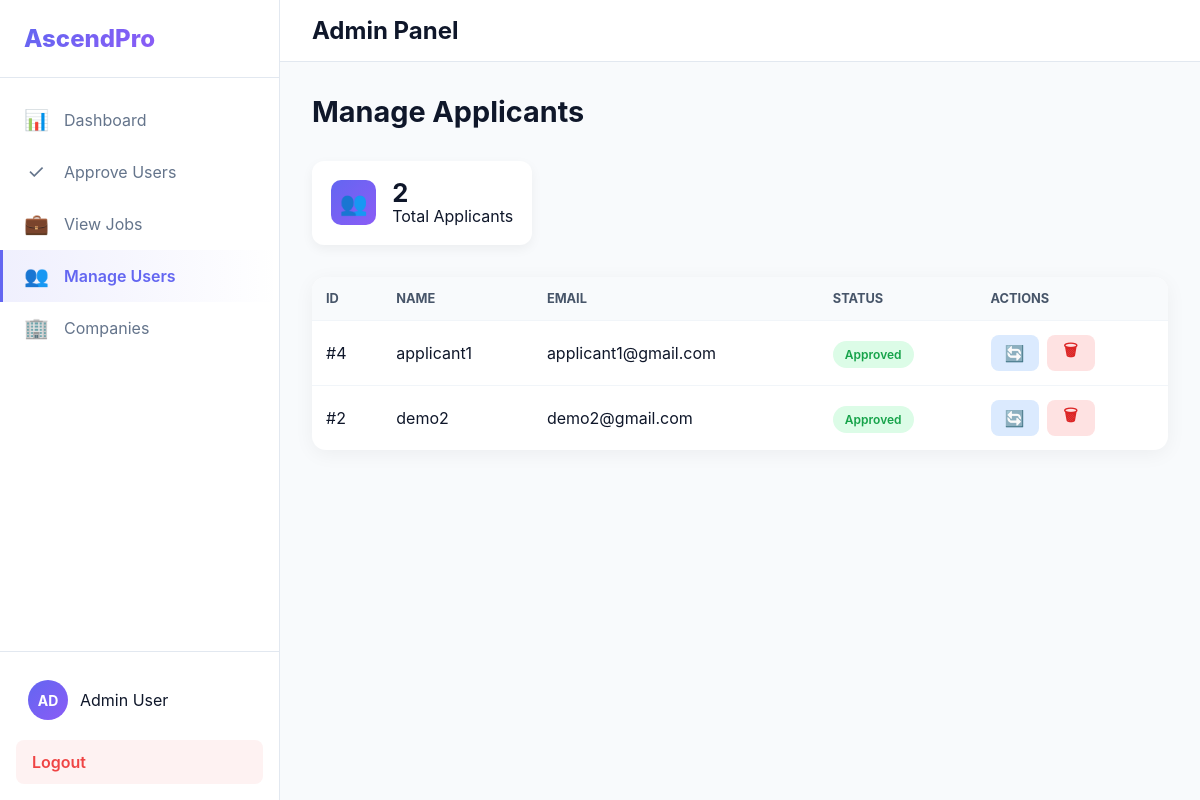
The app's page /admin/users (signed in), older data.
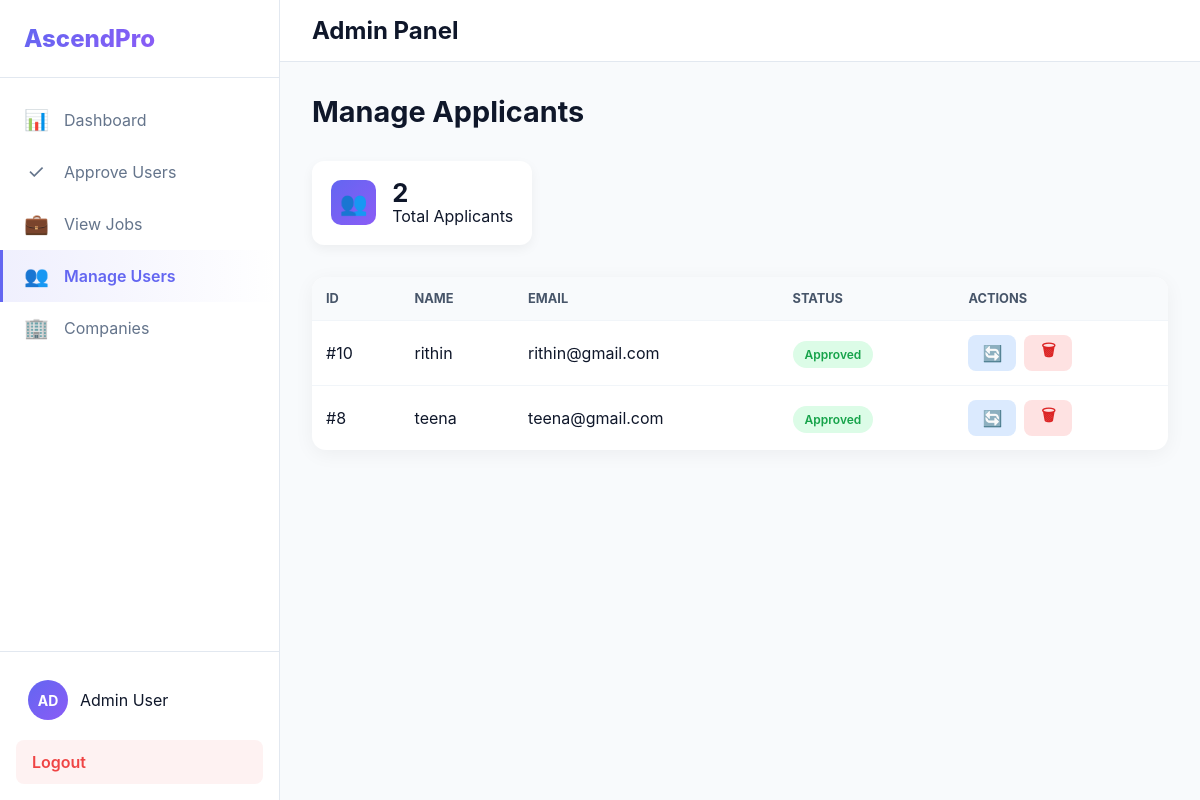
The same page, newer data.
### tables this page shows
CREATE TABLE users (
  id INTEGER PRIMARY KEY AUTOINCREMENT,
  name TEXT,
  email TEXT UNIQUE,
  password TEXT,
  role TEXT
, approved INTEGER DEFAULT 0, created_at DATETIME);

### routes/admin_routes.py (the view)
@admin_bp.route("/users")
def manage_users():
    if not admin_required():
        return redirect("/login")
    with sqlite3.connect(DATABASE) as conn:
        conn.row_factory = sqlite3.Row
        cur = conn.cursor()
        cur.execute("""
            SELECT id, name, email, role, approved
            FROM users
            WHERE role = 'applicant'
            ORDER BY id DESC
        """)
        users = cur.fetchall()
    return render_template("admin/manage_users.html", users=users)

### app.py (called while the page is built)
@app.context_processor
def inject_pending_count():
    pending_count = 0
    try:
        with sqlite3.connect(DATABASE, timeout=10) as conn:
            cur = conn.cursor()
            cur.execute("SELECT COUNT(*) FROM users WHERE approved = 0")
            pending_count = cur.fetchone()[0]
    except Exception:
        pending_count = 0
    return dict(pending_count=pending_count)

### routes/admin_routes.py (called while the page is built)
def admin_required():
    if session.get("role") != "admin":
        return False
    return True

### templates/admin/manage_users.html (shortened to what this page needs)
{% extends "admin/layout.html" %}
{% block content %}
<div class="page-content">
    <div class="page-header">
        <h1>Manage Applicants</h1>
    </div>
    <div class="stats-row">
        <div class="stat-mini">
            <div class="stat-icon">👥</div>
            <div>
                <div class="stat-value">{{ users|length }}</div>
                <div>Total Applicants</div>
            </div>
        </div>
    </div>
    <div class="table-container">
        <table>
            <thead>
                <tr>
                    <th>ID</th>
                    <th>Name</th>
                    <th>Email</th>
                    <th>Status</th>
                    <th>Actions</th>
                </tr>
            </thead>
            <tbody>
            {% for user in users %}
            <tr>
                <td>#{{ user["id"] }}</td>
                <td>{{ user["name"] }}</td>
                <td>{{ user["email"] }}</td>
                <td>
                    {% if user["approved"] == 1 %}
                        <span class="status-badge active">Approved</span>
                    {% else %}
                        <span class="status-badge pending">Pending</span>
                    {% endif %}
                </td>
                <td>
                    <div class="action-buttons">
                        <a href="/admin/update-status/{{ user['id'] }}"
                           class="action-btn toggle">
                           {% if user["approved"] == 1 %}
                                🔄
                           {% else %}
                                ✓
                           {% endif %}
                        </a>
                        <a href="/admin/delete-user/{{ user['id'] }}"
                           class="action-btn delete"
                           onclick="return confirm('Delete this user?')">
                            🗑
                        </a>
                    </div>
                </td>
            </tr>
            {% endfor %}
            </tbody>
        </table>
    </div>
</div>
{% endblock %}

### templates/admin/layout.html (shortened to what this page needs)
<!DOCTYPE html>
<html lang="en">
<head>
    <link rel="stylesheet" href="{{ url_for('static', filename='css/admin-dashboard.css') }}">
</head>
<body>
<aside class="sidebar">
    <div class="sidebar-header">
        <div class="logo">AscendPro</div>
    </div>
    <nav class="sidebar-nav">
        <a href="/admin/dashboard"
           class="nav-item {% if request.path == '/admin/dashboard' %}active{% endif %}">
            <span class="icon">📊</span>
            <span>Dashboard</span>
        </a>
        <a href="/admin/pending-users"
           class="nav-item {% if request.path == '/admin/pending-users' %}active{% endif %}">
            <span class="icon">✓</span>
            <span>Approve Users</span>
        </a>
        <a href="/admin/jobs"
           class="nav-item {% if request.path == '/admin/jobs' %}active{% endif %}">
            <span class="icon">💼</span>
            <span>View Jobs</span>
        </a>
        <a href="/admin/users"
           class="nav-item {% if request.path == '/admin/users' %}active{% endif %}">
            <span class="icon">👥</span>
            <span>Manage Users</span>
        </a>
        <a href="/admin/companies"
           class="nav-item {% if request.path == '/admin/companies' %}active{% endif %}">
            <span class="icon">🏢</span>
            <span>Companies</span>
        </a>
    </nav>
    <div class="sidebar-footer">
        <div class="admin-profile">
            <div class="avatar">AD</div>
            <div>
                <div class="admin-name">Admin User</div>
            </div>
        </div>
        <a href="/login" class="logout-btn">Logout</a>
    </div>
</aside>
<main class="main-content">
    <header class="top-bar">
        <h2>Admin Panel</h2>
    </header>
    <div class="page-wrapper">
        {% block content %}
        {% endblock %}
    </div>
</main>
</body>
</html>

### static/css/admin-dashboard.css (style rules this page uses)
* { margin: 0; padding: 0; box-sizing: border-box; }
:root { --primary: #6366f1; --primary-dark: #4f46e5; --secondary: #8b5cf6; --accent: #06b6d4; --dark: #0f172a; --dark-light: #1e293b; --gray: #64748b; --light: #f1f5f9; --white: #ffffff; --error: #ef4444; --success: #10b981; --warning: #f59e0b; --sidebar-width: 280px; --sidebar-collapsed: 80px; }
body { font-family: 'Inter', -apple-system, BlinkMacSystemFont, 'Segoe UI', sans-serif; background: #f8fafc; color: var(--dark); display: flex; min-height: 100vh; }
.sidebar { width: var(--sidebar-width); background: var(--white); border-right: 1px solid #e2e8f0; display: flex; flex-direction: column; position: fixed; height: 100vh; left: 0; top: 0; z-index: 1000; transition: all 0.3s ease; }
.sidebar-header { padding: 1.5rem; border-bottom: 1px solid #e2e8f0; display: flex; align-items: center; justify-content: space-between; }
.logo { font-size: 1.5rem; font-weight: 800; background: linear-gradient(135deg, var(--primary), var(--secondary)); -webkit-background-clip: text; -webkit-text-fill-color: transparent; background-clip: text; }
.sidebar-nav { flex: 1; padding: 1rem 0; overflow-y: auto; }
.nav-item { display: flex; align-items: center; gap: 1rem; padding: 0.875rem 1.5rem; color: var(--gray); text-decoration: none; transition: all 0.3s ease; position: relative; }
.nav-item.active { background: linear-gradient(90deg, rgba(99, 102, 241, 0.1), transparent); color: var(--primary); font-weight: 600; }
.nav-item.active::before { content: ''; position: absolute; left: 0; top: 0; bottom: 0; width: 3px; background: var(--primary); }
.nav-item .icon { font-size: 1.25rem; width: 24px; text-align: center; }
.sidebar-footer { border-top: 1px solid #e2e8f0; padding: 1rem; }
.admin-profile { display: flex; align-items: center; gap: 0.75rem; padding: 0.75rem; margin-bottom: 0.5rem; }
.avatar { width: 40px; height: 40px; border-radius: 50%; background: linear-gradient(135deg, var(--primary), var(--secondary)); display: flex; align-items: center; justify-content: center; color: white; font-weight: 700; font-size: 0.875rem; }
.logout-btn { display: flex; align-items: center; gap: 0.75rem; padding: 0.75rem 1rem; width: 100%; background: #fef2f2; border: none; border-radius: 0.5rem; color: var(--error); font-weight: 600; cursor: pointer; transition: all 0.3s ease; text-decoration: none; }
.main-content { flex: 1; margin-left: var(--sidebar-width); transition: margin-left 0.3s ease; }
.top-bar { background: var(--white); border-bottom: 1px solid #e2e8f0; padding: 1rem 2rem; display: flex; align-items: center; justify-content: space-between; position: sticky; top: 0; z-index: 100; }
.action-btn { display: flex; align-items: center; gap: 0.5rem; padding: 0.75rem 1.5rem; border: none; border-radius: 0.5rem; font-weight: 600; cursor: pointer; transition: all 0.3s ease; }
.stat-icon { width: 60px; height: 60px; border-radius: 1rem; display: flex; align-items: center; justify-content: center; font-size: 1.75rem; }
.stat-value { font-size: 2rem; font-weight: 800; color: var(--dark); line-height: 1; }

Row changes from the older to the newer data that the page shows:
removed users: id "4", name "applicant1", email "applicant1@gmail.com", approved "Approved"
removed users: id "2", name "demo2", email "demo2@gmail.com", approved "Approved"
added users: id "10", name "rithin", email "rithin@gmail.com", approved "Approved"
added users: id "8", name "teena", email "teena@gmail.com", approved "Approved"
